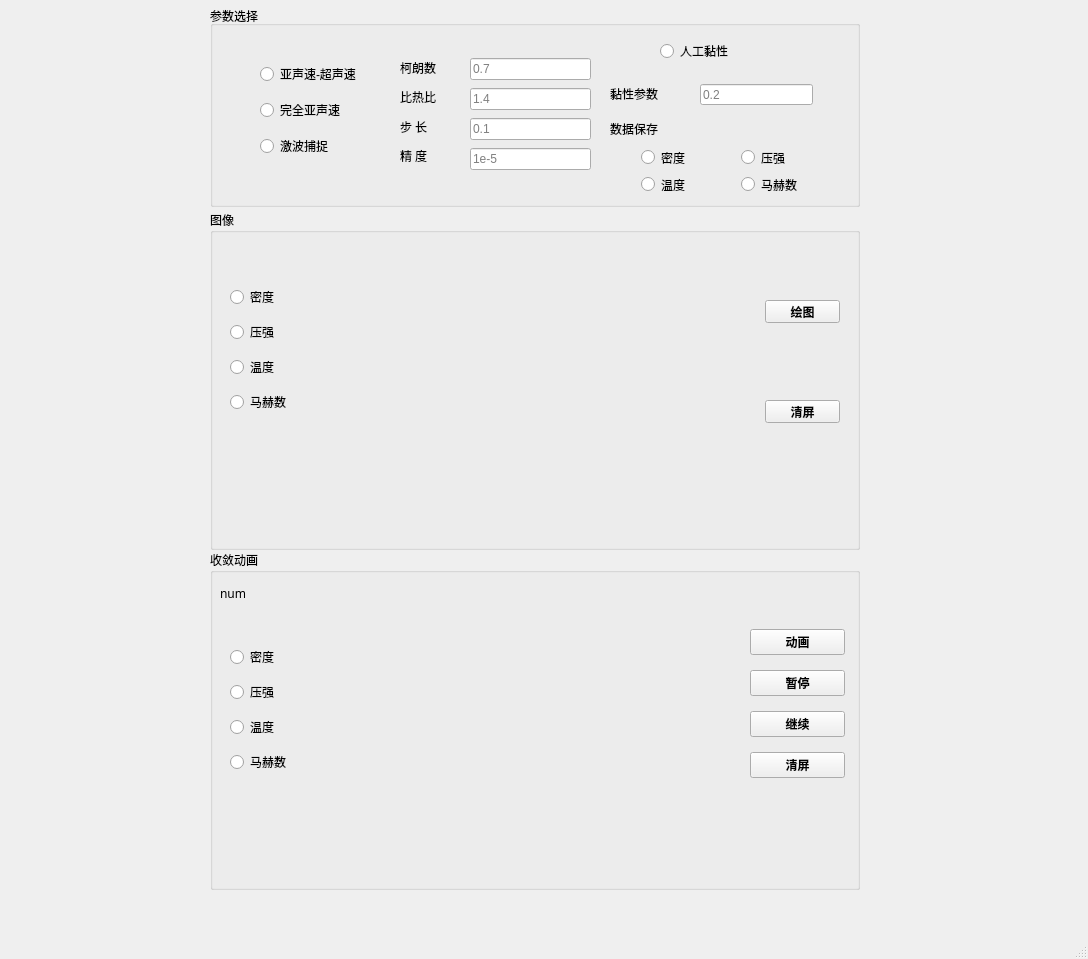
<?xml version="1.0" encoding="UTF-8"?>
<ui version="4.0">
 <class>MainWindow</class>
 <widget class="QMainWindow" name="MainWindow">
  <property name="geometry">
   <rect>
    <x>0</x>
    <y>0</y>
    <width>1088</width>
    <height>959</height>
   </rect>
  </property>
  <property name="windowTitle">
   <string>MainWindow</string>
  </property>
  <widget class="QWidget" name="centralwidget">
   <widget class="QGroupBox" name="groupBox_3">
    <property name="geometry">
     <rect>
      <x>210</x>
      <y>210</y>
      <width>650</width>
      <height>340</height>
     </rect>
    </property>
    <property name="font">
     <font>
      <family>宋体</family>
     </font>
    </property>
    <property name="title">
     <string>图像</string>
    </property>
    <widget class="QPushButton" name="plotbu">
     <property name="geometry">
      <rect>
       <x>555</x>
       <y>90</y>
       <width>75</width>
       <height>23</height>
      </rect>
     </property>
     <property name="font">
      <font>
       <family>宋体</family>
       <weight>75</weight>
       <bold>true</bold>
      </font>
     </property>
     <property name="text">
      <string>绘图</string>
     </property>
    </widget>
    <widget class="QPushButton" name="clearbu1">
     <property name="geometry">
      <rect>
       <x>555</x>
       <y>190</y>
       <width>75</width>
       <height>23</height>
      </rect>
     </property>
     <property name="font">
      <font>
       <family>宋体</family>
       <weight>75</weight>
       <bold>true</bold>
      </font>
     </property>
     <property name="text">
      <string>清屏</string>
     </property>
    </widget>
    <widget class="QWidget" name="verticalLayoutWidget_10">
     <property name="geometry">
      <rect>
       <x>140</x>
       <y>300</y>
       <width>351</width>
       <height>31</height>
      </rect>
     </property>
     <layout class="QVBoxLayout" name="bar_1"/>
    </widget>
    <widget class="QWidget" name="layoutWidget">
     <property name="geometry">
      <rect>
       <x>110</x>
       <y>20</y>
       <width>411</width>
       <height>271</height>
      </rect>
     </property>
     <layout class="QVBoxLayout" name="plot_2"/>
    </widget>
    <widget class="QWidget" name="layoutWidget">
     <property name="geometry">
      <rect>
       <x>20</x>
       <y>70</y>
       <width>74</width>
       <height>141</height>
      </rect>
     </property>
     <layout class="QVBoxLayout" name="verticalLayout_8">
      <item>
       <widget class="QRadioButton" name="plot_rho">
        <property name="text">
         <string>密度</string>
        </property>
       </widget>
      </item>
      <item>
       <widget class="QRadioButton" name="plot_p">
        <property name="text">
         <string>压强</string>
        </property>
       </widget>
      </item>
      <item>
       <widget class="QRadioButton" name="plot_T">
        <property name="text">
         <string>温度</string>
        </property>
       </widget>
      </item>
      <item>
       <widget class="QRadioButton" name="plot_Ma">
        <property name="text">
         <string>马赫数</string>
        </property>
       </widget>
      </item>
     </layout>
    </widget>
   </widget>
   <widget class="QGroupBox" name="groupBox_2">
    <property name="geometry">
     <rect>
      <x>210</x>
      <y>6</y>
      <width>650</width>
      <height>201</height>
     </rect>
    </property>
    <property name="sizePolicy">
     <sizepolicy hsizetype="Expanding" vsizetype="Expanding">
      <horstretch>0</horstretch>
      <verstretch>0</verstretch>
     </sizepolicy>
    </property>
    <property name="title">
     <string>参数选择</string>
    </property>
    <widget class="QWidget" name="layoutWidget">
     <property name="geometry">
      <rect>
       <x>190</x>
       <y>50</y>
       <width>50</width>
       <height>111</height>
      </rect>
     </property>
     <layout class="QVBoxLayout" name="verticalLayout_3">
      <item>
       <widget class="QLabel" name="label_5">
        <property name="font">
         <font>
          <family>宋体</family>
         </font>
        </property>
        <property name="text">
         <string>柯朗数</string>
        </property>
       </widget>
      </item>
      <item>
       <widget class="QLabel" name="label_6">
        <property name="font">
         <font>
          <family>宋体</family>
         </font>
        </property>
        <property name="text">
         <string>比热比</string>
        </property>
       </widget>
      </item>
      <item>
       <widget class="QLabel" name="label_7">
        <property name="font">
         <font>
          <family>宋体</family>
         </font>
        </property>
        <property name="text">
         <string>步 长</string>
        </property>
       </widget>
      </item>
      <item>
       <widget class="QLabel" name="label_8">
        <property name="font">
         <font>
          <family>宋体</family>
         </font>
        </property>
        <property name="text">
         <string>精 度</string>
        </property>
       </widget>
      </item>
     </layout>
    </widget>
    <widget class="QWidget" name="layoutWidget_2">
     <property name="geometry">
      <rect>
       <x>260</x>
       <y>50</y>
       <width>121</width>
       <height>119</height>
      </rect>
     </property>
     <layout class="QVBoxLayout" name="verticalLayout_4">
      <item>
       <widget class="QLineEdit" name="alpha">
        <property name="placeholderText">
         <string>0.7</string>
        </property>
       </widget>
      </item>
      <item>
       <widget class="QLineEdit" name="gamma">
        <property name="placeholderText">
         <string>1.4</string>
        </property>
       </widget>
      </item>
      <item>
       <widget class="QLineEdit" name="dx">
        <property name="placeholderText">
         <string>0.1</string>
        </property>
       </widget>
      </item>
      <item>
       <widget class="QLineEdit" name="eps">
        <property name="placeholderText">
         <string>1e-5</string>
        </property>
       </widget>
      </item>
     </layout>
    </widget>
    <widget class="QLabel" name="label">
     <property name="geometry">
      <rect>
       <x>400</x>
       <y>80</y>
       <width>72</width>
       <height>15</height>
      </rect>
     </property>
     <property name="text">
      <string>黏性参数</string>
     </property>
    </widget>
    <widget class="QLineEdit" name="Cx">
     <property name="geometry">
      <rect>
       <x>490</x>
       <y>78</y>
       <width>113</width>
       <height>21</height>
      </rect>
     </property>
     <property name="placeholderText">
      <string>0.2</string>
     </property>
    </widget>
    <widget class="QLabel" name="label_2">
     <property name="geometry">
      <rect>
       <x>400</x>
       <y>115</y>
       <width>72</width>
       <height>15</height>
      </rect>
     </property>
     <property name="text">
      <string>数据保存</string>
     </property>
    </widget>
    <widget class="QWidget" name="verticalLayoutWidget_5">
     <property name="geometry">
      <rect>
       <x>450</x>
       <y>20</y>
       <width>101</width>
       <height>51</height>
      </rect>
     </property>
     <layout class="QVBoxLayout" name="verticalLayout_2">
      <item>
       <widget class="QRadioButton" name="arti">
        <property name="text">
         <string>人工黏性</string>
        </property>
       </widget>
      </item>
     </layout>
    </widget>
    <widget class="QWidget" name="layoutWidget">
     <property name="geometry">
      <rect>
       <x>50</x>
       <y>50</y>
       <width>127</width>
       <height>111</height>
      </rect>
     </property>
     <layout class="QVBoxLayout" name="verticalLayout">
      <item>
       <widget class="QRadioButton" name="pro1">
        <property name="text">
         <string>亚声速-超声速</string>
        </property>
       </widget>
      </item>
      <item>
       <widget class="QRadioButton" name="pro2">
        <property name="text">
         <string>完全亚声速</string>
        </property>
       </widget>
      </item>
      <item>
       <widget class="QRadioButton" name="pro3">
        <property name="text">
         <string>激波捕捉</string>
        </property>
       </widget>
      </item>
     </layout>
    </widget>
    <widget class="QWidget" name="verticalLayoutWidget_6">
     <property name="geometry">
      <rect>
       <x>431</x>
       <y>141</y>
       <width>59</width>
       <height>21</height>
      </rect>
     </property>
     <layout class="QVBoxLayout" name="verticalLayout_5">
      <item>
       <widget class="QRadioButton" name="rho">
        <property name="text">
         <string>密度</string>
        </property>
       </widget>
      </item>
     </layout>
    </widget>
    <widget class="QWidget" name="verticalLayoutWidget_7">
     <property name="geometry">
      <rect>
       <x>431</x>
       <y>168</y>
       <width>59</width>
       <height>21</height>
      </rect>
     </property>
     <layout class="QVBoxLayout" name="verticalLayout_6">
      <item>
       <widget class="QRadioButton" name="T">
        <property name="text">
         <string>温度</string>
        </property>
       </widget>
      </item>
     </layout>
    </widget>
    <widget class="QWidget" name="verticalLayoutWidget_9">
     <property name="geometry">
      <rect>
       <x>531</x>
       <y>168</y>
       <width>74</width>
       <height>21</height>
      </rect>
     </property>
     <layout class="QVBoxLayout" name="verticalLayout_10">
      <item>
       <widget class="QRadioButton" name="Ma">
        <property name="text">
         <string>马赫数</string>
        </property>
       </widget>
      </item>
     </layout>
    </widget>
    <widget class="QWidget" name="verticalLayoutWidget_8">
     <property name="geometry">
      <rect>
       <x>531</x>
       <y>141</y>
       <width>59</width>
       <height>21</height>
      </rect>
     </property>
     <layout class="QVBoxLayout" name="verticalLayout_7">
      <item>
       <widget class="QRadioButton" name="p">
        <property name="text">
         <string>压强</string>
        </property>
       </widget>
      </item>
     </layout>
    </widget>
   </widget>
   <widget class="QGroupBox" name="groupBox_4">
    <property name="geometry">
     <rect>
      <x>210</x>
      <y>550</y>
      <width>650</width>
      <height>340</height>
     </rect>
    </property>
    <property name="font">
     <font>
      <family>宋体</family>
      <weight>50</weight>
      <bold>false</bold>
     </font>
    </property>
    <property name="title">
     <string>收敛动画</string>
    </property>
    <widget class="QWidget" name="verticalLayoutWidget_3">
     <property name="geometry">
      <rect>
       <x>110</x>
       <y>20</y>
       <width>411</width>
       <height>271</height>
      </rect>
     </property>
     <layout class="QVBoxLayout" name="ani"/>
    </widget>
    <widget class="QWidget" name="verticalLayoutWidget_4">
     <property name="geometry">
      <rect>
       <x>150</x>
       <y>300</y>
       <width>341</width>
       <height>31</height>
      </rect>
     </property>
     <layout class="QVBoxLayout" name="bar2"/>
    </widget>
    <widget class="QWidget" name="layoutWidget_3">
     <property name="geometry">
      <rect>
       <x>20</x>
       <y>90</y>
       <width>74</width>
       <height>141</height>
      </rect>
     </property>
     <layout class="QVBoxLayout" name="verticalLayout_9">
      <item>
       <widget class="QRadioButton" name="ani_rho">
        <property name="text">
         <string>密度</string>
        </property>
       </widget>
      </item>
      <item>
       <widget class="QRadioButton" name="ani_p">
        <property name="text">
         <string>压强</string>
        </property>
       </widget>
      </item>
      <item>
       <widget class="QRadioButton" name="ani_T">
        <property name="text">
         <string>温度</string>
        </property>
       </widget>
      </item>
      <item>
       <widget class="QRadioButton" name="ani_Ma">
        <property name="text">
         <string>马赫数</string>
        </property>
       </widget>
      </item>
     </layout>
    </widget>
    <widget class="QLabel" name="t_num">
     <property name="geometry">
      <rect>
       <x>10</x>
       <y>35</y>
       <width>91</width>
       <height>16</height>
      </rect>
     </property>
     <property name="text">
      <string>num</string>
     </property>
    </widget>
    <widget class="QWidget" name="">
     <property name="geometry">
      <rect>
       <x>540</x>
       <y>70</y>
       <width>95</width>
       <height>171</height>
      </rect>
     </property>
     <layout class="QVBoxLayout" name="verticalLayout_11">
      <item>
       <widget class="QPushButton" name="anibu">
        <property name="font">
         <font>
          <family>宋体</family>
          <weight>75</weight>
          <bold>true</bold>
         </font>
        </property>
        <property name="text">
         <string>动画</string>
        </property>
       </widget>
      </item>
      <item>
       <widget class="QPushButton" name="stop">
        <property name="font">
         <font>
          <family>宋体</family>
          <weight>75</weight>
          <bold>true</bold>
         </font>
        </property>
        <property name="text">
         <string>暂停</string>
        </property>
       </widget>
      </item>
      <item>
       <widget class="QPushButton" name="continue_2">
        <property name="font">
         <font>
          <family>宋体</family>
          <weight>75</weight>
          <bold>true</bold>
         </font>
        </property>
        <property name="text">
         <string>继续</string>
        </property>
       </widget>
      </item>
      <item>
       <widget class="QPushButton" name="clearbu2">
        <property name="font">
         <font>
          <family>宋体</family>
          <weight>75</weight>
          <bold>true</bold>
         </font>
        </property>
        <property name="text">
         <string>清屏</string>
        </property>
       </widget>
      </item>
     </layout>
    </widget>
   </widget>
  </widget>
  <widget class="QMenuBar" name="menubar">
   <property name="geometry">
    <rect>
     <x>0</x>
     <y>0</y>
     <width>1088</width>
     <height>26</height>
    </rect>
   </property>
  </widget>
  <widget class="QStatusBar" name="statusbar"/>
 </widget>
 <resources/>
 <connections/>
</ui>
